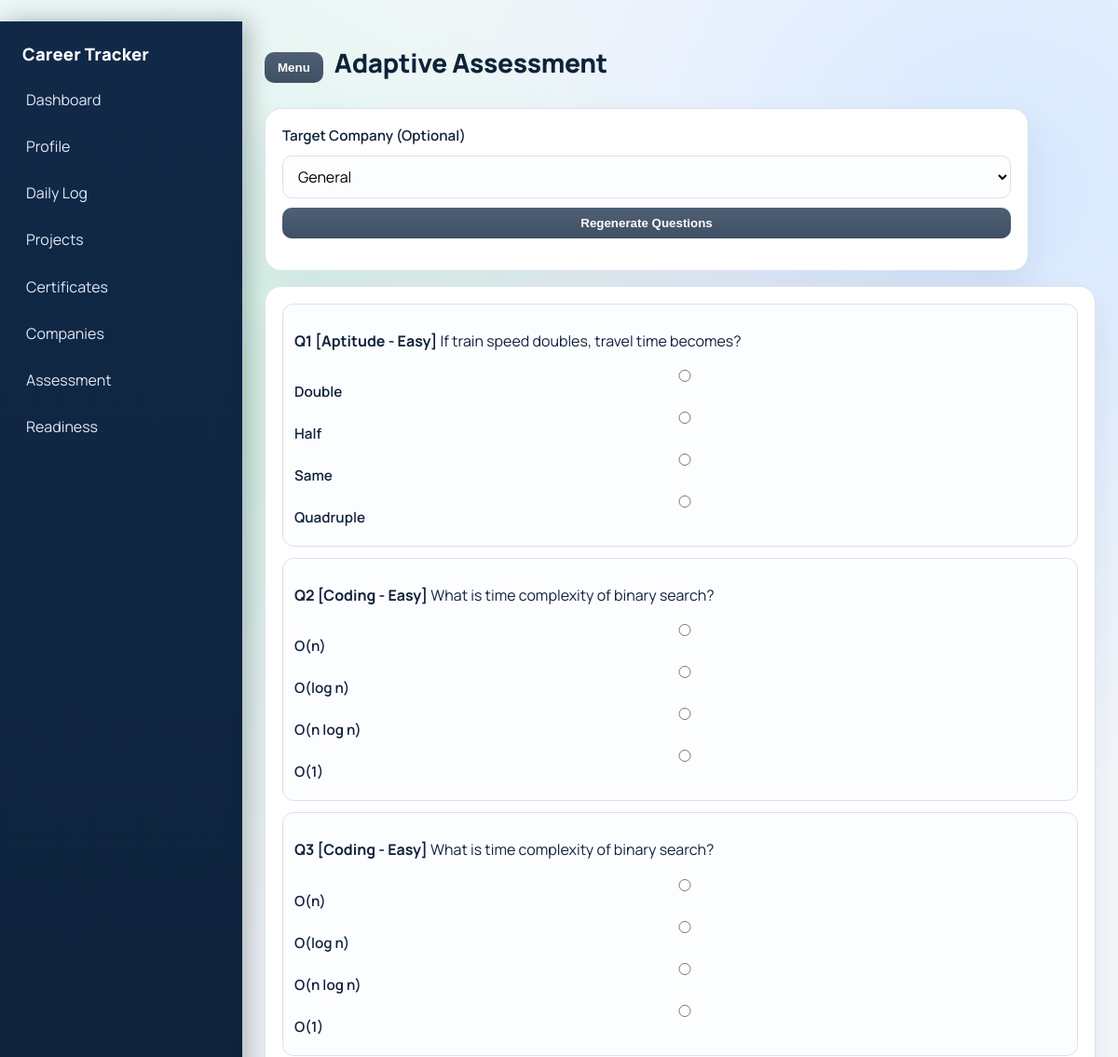
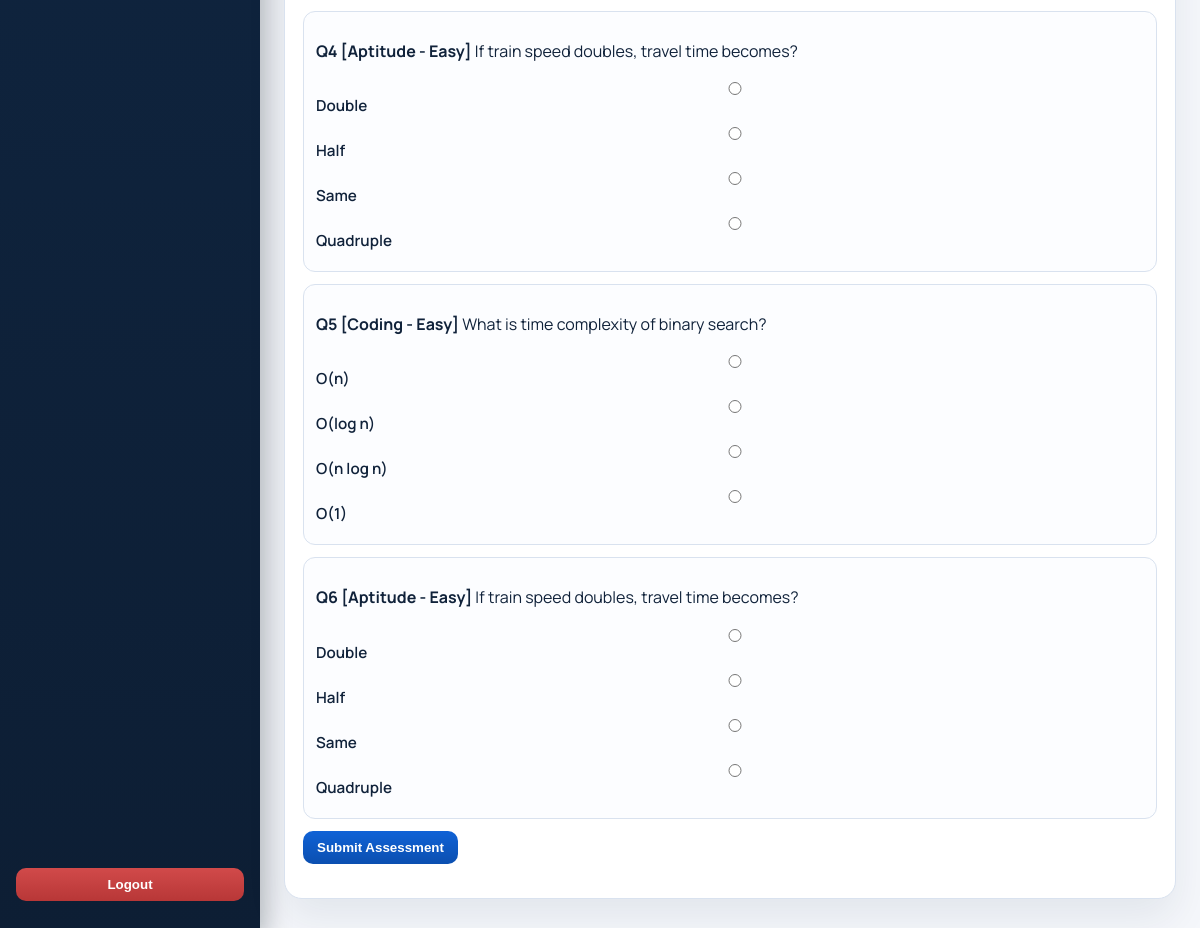
The page /student/assessment (signed in) on the database its author committed (2 pictures, top to bottom).
### models.py (models this page shows)
class QuestionBank(db.Model):
    __tablename__ = "question_bank"
    id = db.Column(db.Integer, primary_key=True)
    company_id = db.Column(db.Integer, db.ForeignKey("companies.id"), nullable=True, index=True)
    skill_category = db.Column(db.String(50), index=True)
    question_type = db.Column(
        db.Enum("MCQ", "Coding", "Aptitude", name="question_type_enum"),
        nullable=False,
    )
    question_text = db.Column(db.Text, nullable=False)
    options = db.Column(db.JSON)
    correct_answer = db.Column(db.Text)
    difficulty = db.Column(db.Enum("Easy", "Medium", "Hard", name="difficulty_enum"))
    created_by = db.Column(db.Integer, db.ForeignKey("mentors.id"))
    company = relationship("Company", back_populates="question_bank")

### routes/student.py (the view, shortened to what this page needs)
@student_bp.route("/assessment", methods=["GET", "POST"])
@login_required
@student_required
def assessment():
    student = _get_student()
    selected_company_id = request.args.get("company_id", type=int)
    selected_company = Company.query.get(selected_company_id) if selected_company_id else None
    last_7 = date.today() - timedelta(days=7)
    logs = DailyLog.query.filter(
        DailyLog.student_id == student.id,
        DailyLog.log_date >= last_7,
    ).all()
    avg_map = {
        "Coding": 0,
        "Aptitude": 0,
        "Technical": 0,
    }
    weakest = sorted(avg_map.items(), key=lambda x: x[1])[:2]
    target_categories = [w[0] for w in weakest]
    target_categories = list(set(target_categories))
    if selected_company:
        questions = (
            QuestionBank.query.filter(
                QuestionBank.company_id == selected_company.id,
                QuestionBank.question_type.in_(["MCQ", "Aptitude", "Coding"]),
            )
            .order_by(_random_order_expr())
            .limit(10)
            .all()
        )
        if len(questions) < 10:
            existing_ids = {q.id for q in questions}
            filler = (
                QuestionBank.query.filter(
                    QuestionBank.question_type.in_(["MCQ", "Aptitude", "Coding"]),
                    QuestionBank.skill_category.in_(target_categories),
                )
                .order_by(_random_order_expr())
                .limit(20)
                .all()
            )
            for q in filler:
                if q.id not in existing_ids:
                    questions.append(q)
                    existing_ids.add(q.id)
                if len(questions) >= 10:
                    break
    else:
        query = QuestionBank.query.filter(
            QuestionBank.skill_category.in_(target_categories),
            QuestionBank.question_type.in_(["MCQ", "Aptitude", "Coding"]),
        )
        questions = query.order_by(_random_order_expr()).limit(10).all()
    today_log = DailyLog.query.filter_by(student_id=student.id, log_date=date.today()).first()
    needs_coding = bool(today_log and (today_log.coding_hours or 0) > 0)
    companies_list = Company.query.filter(Company.drive_date >= date.today()).order_by(Company.name.asc()).all()
    return render_template(
        "student/assessment.html",
        mode="test",
        questions=questions,
        companies=companies_list,
        selected_company_id=selected_company_id,
    )

### models.py (called while the page is built)
@login_manager.user_loader
def load_user(user_id):
    try:
        return User.query.get(int(user_id))
    except Exception:
        db.session.rollback()
        return None

### routes/__init__.py (called while the page is built)
def student_required(view_func):
    @wraps(view_func)
    def wrapped(*args, **kwargs):
        if not current_user.is_authenticated:
            abort(401)
        if current_user.role != "student":
            abort(403)
        return view_func(*args, **kwargs)
    return wrapped

### routes/student.py (called while the page is built)
def _random_order_expr():
    engine_name = db.engine.dialect.name
    if engine_name == "sqlite":
        return func.random()
    return func.rand()

def _get_student():
    return Student.query.get_or_404(current_user.id)

### templates/student/assessment.html (shortened to what this page needs)
﻿{% extends "base.html" %}
{% block page_title %}Adaptive Assessment{% endblock %}
{% block content %}
{% if mode == "result" %}
<section class="card">
  <h3>Assessment Result</h3>
  <p>Score: <strong>{{ result.score }}/{{ result.max_score }}</strong></p>
  <h4>Skill Breakdown</h4>
  <ul>
    {% for k, v in result.breakdown.items() %}
      <li>{{ k }}: {{ v }}%</li>
    {% endfor %}
  </ul>
  <p><strong>Weak Areas:</strong> {{ result.weak_areas|join(", ") if result.weak_areas else "None" }}</p>
  <p><strong>Suggestions:</strong> {{ result.suggestions }}</p>
  <a class="btn" href="{{ url_for('student.assessment') }}">Take Another Assessment</a>
</section>
{% else %}
<section class="card form-card">
  <form method="get">
    <label>Target Company (Optional)</label>
    <select name="company_id">
      <option value="">General</option>
    </select>
    <button class="btn btn-secondary" type="submit">Regenerate Questions</button>
  </form>
</section>
<section class="card">
  <form method="post">
    {% for q in questions %}
      <div class="question-box">
        <p><strong>Q{{ loop.index }} [{{ q.skill_category }} - {{ q.difficulty or "Medium" }}]</strong> {{ q.question_text }}</p>
        {% if q.options %}
          {% for opt in q.options %}
            <label class="radio">
              <input type="radio" name="answer_{{ q.id }}" value="{{ opt }}" required>
              {{ opt }}
            </label>
          {% endfor %}
        {% else %}
          <input type="text" name="answer_{{ q.id }}" required placeholder="Enter answer">
        {% endif %}
      </div>
    {% else %}
      <p>No questions available. Ask mentor to upload question bank.</p>
    {% endfor %}
    {% if questions %}
      <button class="btn" type="submit">Submit Assessment</button>
    {% endif %}
  </form>
</section>
{% endif %}
{% endblock %}

### templates/base.html (shortened to what this page needs)
﻿<!doctype html>
<html lang="en">
<head>
  <link rel="stylesheet" href="{{ url_for('static', filename='css/style.css') }}">
</head>
<body class="{% if is_authenticated %}auth-page{% else %}public-page{% endif %}">
  <div class="app-shell">
    {% if is_authenticated %}
    <aside class="sidebar" id="sidebar">
      <div class="brand">Career Tracker</div>
      <nav>
        {% if current_role == "student" %}
          <a href="{{ url_for('student.dashboard') }}">Dashboard</a>
          <a href="{{ url_for('student.profile') }}">Profile</a>
          <a href="{{ url_for('student.daily_log') }}">Daily Log</a>
          <a href="{{ url_for('student.projects') }}">Projects</a>
          <a href="{{ url_for('student.certificates') }}">Certificates</a>
          <a href="{{ url_for('student.companies') }}">Companies</a>
          <a href="{{ url_for('student.assessment') }}">Assessment</a>
          <a href="{{ url_for('student.readiness') }}">Readiness</a>
        {% elif current_role == "faculty" %}
          <a href="{{ url_for('faculty.dashboard') }}">Dashboard</a>
          <a href="{{ url_for('faculty.students') }}">Students</a>
        {% else %}
          <a href="{{ url_for('mentor.dashboard') }}">Admin Dashboard</a>
          <a href="{{ url_for('mentor.companies') }}">Manage Companies</a>
          <a href="{{ url_for('mentor.students') }}">Student Monitoring</a>
          <a href="{{ url_for('mentor.staff') }}">Staff Details</a>
        {% endif %}
      </nav>
      <form method="post" action="{{ url_for('auth.logout') }}">
        <button class="btn btn-danger w-full" type="submit">Logout</button>
      </form>
    </aside>
    {% endif %}
    <main class="main-content {% if not is_authenticated %}main-public{% endif %}">
      <header class="topbar">
        {% if is_authenticated %}
        <button id="sidebarToggle" class="btn btn-secondary">Menu</button>
        {% endif %}
        <h1>{% block page_title %}Career Success Tracker{% endblock %}</h1>
      </header>
      {% block content %}{% endblock %}
    </main>
  </div>
</body>
</html>

### static/css/style.css (style rules this page uses)
:root { --bg: #f5f7fb; --bg-accent: radial-gradient(circle at 15% 20%, #d6f5e8 0, transparent 32%), radial-gradient(circle at 90% 10%, #d7e8ff 0, transparent 30%); --card: #ffffff; --text: #10223a; --muted: #5e6e84; --primary: #1062d6; --primary-2: #0b4fb0; --danger: #c83d3d; --success: #1f8d54; --border: #d9e2ef; --shadow: 0 20px 40px rgba(16, 34, 58, 0.08); }
*, *::before, *::after { box-sizing: border-box; }
body { margin: 0; font-family: "Manrope", "Segoe UI", sans-serif; color: var(--text); background: var(--bg-accent), var(--bg); line-height: 1.45; }
.app-shell { display: flex; min-height: 100vh; }
.sidebar { width: 260px; background: linear-gradient(180deg, #112947 0%, #0d1e34 100%); color: #fff; padding: 22px 16px; display: flex; flex-direction: column; gap: 14px; box-shadow: 6px 0 24px rgba(5, 14, 25, 0.28); }
.sidebar .brand { font-size: 1.15rem; font-weight: 800; letter-spacing: 0.2px; padding: 0 8px; }
.sidebar nav { display: flex; flex-direction: column; gap: 7px; flex: 1; }
.sidebar a { color: #dfe9f8; text-decoration: none; padding: 10px 12px; border-radius: 10px; transition: background-color 0.2s ease, transform 0.2s ease; }
.main-content { flex: 1; padding: 24px; }
.topbar { display: flex; align-items: center; gap: 12px; margin-bottom: 18px; }
.topbar h1 { font-size: 1.75rem; font-weight: 800; letter-spacing: -0.3px; }
h1, h2, h3, h4 { margin: 0 0 10px; }
.card { background: var(--card); border: 1px solid var(--border); border-radius: 18px; padding: 18px; margin-bottom: 16px; box-shadow: var(--shadow); }
.form-card { max-width: 820px; }
.form-card form { display: grid; gap: 10px; }
label { font-weight: 600; font-size: 0.95rem; }
input, textarea, select { width: 100%; padding: 10px 12px; border: 1px solid var(--border); border-radius: 10px; font: inherit; background: #fbfdff; }
.btn { background: linear-gradient(180deg, var(--primary) 0%, var(--primary-2) 100%); color: #fff; border: none; border-radius: 10px; padding: 9px 14px; cursor: pointer; text-decoration: none; display: inline-flex; align-items: center; justify-content: center; font-weight: 700; }
.btn-secondary { background: linear-gradient(180deg, #4f6075 0%, #3f5064 100%); }
.btn-danger { background: linear-gradient(180deg, #d14a4a 0%, #b83737 100%); }
.w-full { width: 100%; }
.question-box { border: 1px solid var(--border); border-radius: 12px; padding: 12px; margin-bottom: 12px; background: #fcfdff; }
.radio { display: block; margin-bottom: 7px; }

### rows shown on the page
QuestionBank: skill_category "Aptitude", difficulty "Easy", question_text "If train speed doubles, travel time becomes?", options "Double" "Half" "Same" "Quadruple"
QuestionBank: skill_category "Coding", difficulty "Easy", question_text "What is time complexity of binary search?", options "O(n)" "O(log n)" "O(n log n)" "O(1)"
QuestionBank: skill_category "Coding", difficulty "Easy", question_text "What is time complexity of binary search?", options "O(n)" "O(log n)" "O(n log n)" "O(1)"
QuestionBank: skill_category "Aptitude", difficulty "Easy", question_text "If train speed doubles, travel time becomes?", options "Double" "Half" "Same" "Quadruple"
QuestionBank: skill_category "Coding", difficulty "Easy", question_text "What is time complexity of binary search?", options "O(n)" "O(log n)" "O(n log n)" "O(1)"
QuestionBank: skill_category "Aptitude", difficulty "Easy", question_text "If train speed doubles, travel time becomes?", options "Double" "Half" "Same" "Quadruple"
